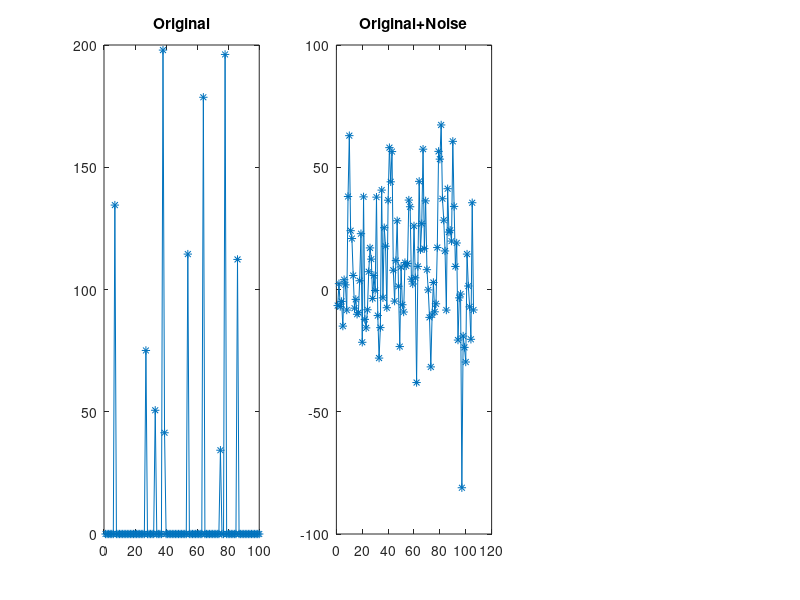

MATLAB code to generate this figure: (Note: this script raises an error after producing the figure.)
fig = figure()
hold on
h=[1,2,3,4,3,2,1]/16;
x=zeros(100,1);
el=255*rand(10,1);
% size(x(randperm(100,10)'))
% size(el)
x(randperm(100,10)')=el;

subplot(1,3,1);
plot(x,'-*')
title('Original');

mag=norm(x);
sz1=size(x);
sz2=size(h);
n=sz1(1);
m=sz2(2);
noise=0.05*mag*randn(n+m-1,1);
y=conv(h,x)+noise;

subplot(1,3,2);
plot(y,'-*')
title('Original+Noise');

A=zeros(n+m-1,n);
h=flip(h);
for i=1:n+m-1
%     this row find x^(n+m+1-i)
% start from i+1-m and end at i  map 1 to m of h , add m-i to l,r
l=max(1,i+1-m);
r=min(n,i);
A(i,l:r)=h(l+m-i:r+m-i);
size(A);
end
A;
alpha = eigs(A'*A,1);
x_recon=ista(y,A,0.05*mag,alpha,10000);
% x_recon=x

subplot(1,3,3);
plot(x_recon,'-*')
title('After Reconstruction');
saveas(fig,strcat('q3d/recon','.png'));

rmse_recon = sqrt(sum(sum((x-x_recon).*(x-x_recon))))/sqrt(sum(sum(x.*x)));
save('q3d/results.mat');